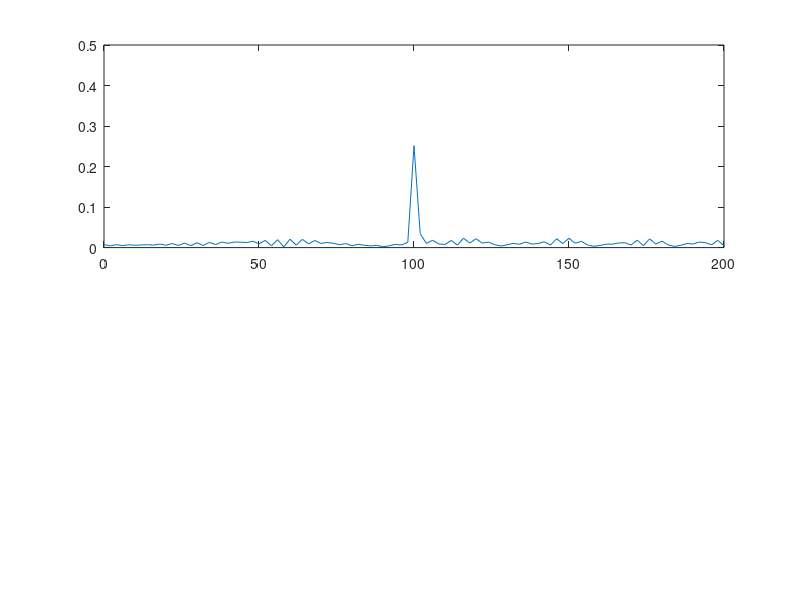
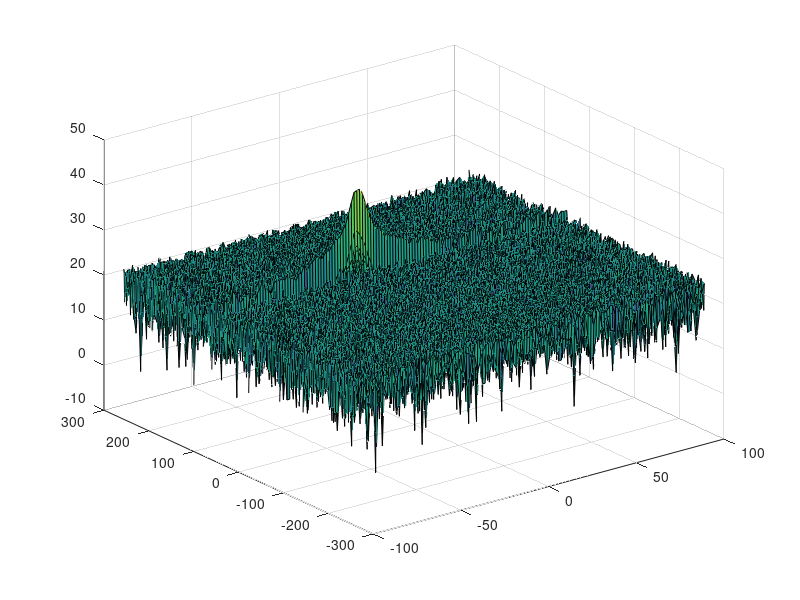
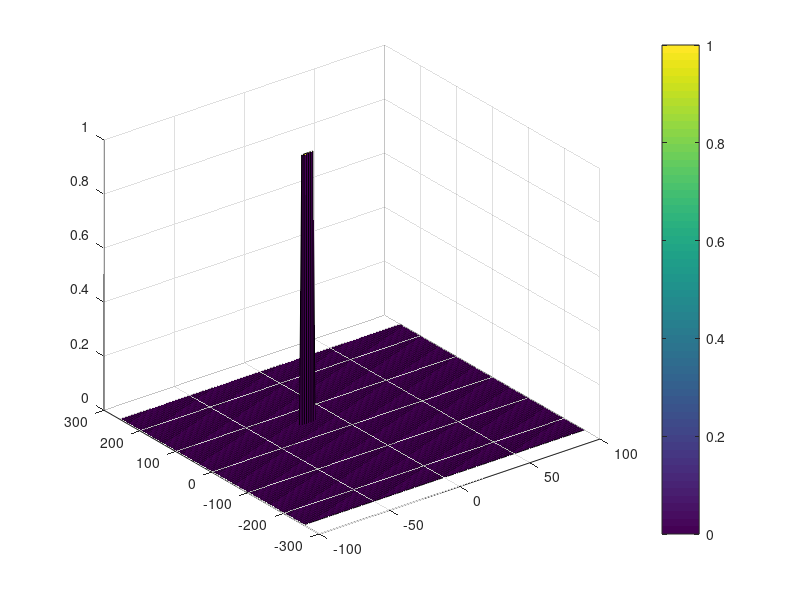

These figures' MATLAB source, in order:
clear all
clc;

%% Radar Specifications 
%%%%%%%%%%%%%%%%%%%%%%%%%%%
% Frequency of operation = 77GHz
% Max Range = 200m
% Range Resolution = 1 m
% Max Velocity = 100 m/s
%%%%%%%%%%%%%%%%%%%%%%%%%%%

%Operating carrier frequency of Radar 
fc= 77e9;             %carrier freq

maxR = 200;
rangeRes = 1;
maxV = 100;

%speed of light = 3e8
c = 3e8;

%% User Defined Range and Velocity of target
% *%TODO* :
% define the target's initial position and velocity. Note : Velocity
% remains contant

R = 100;
v = -42;
 
%% FMCW Waveform Generation

% *%TODO* :
%Design the FMCW waveform by giving the specs of each of its parameters.
% Calculate the Bandwidth (B), Chirp Time (Tchirp) and Slope (slope) of the FMCW
% chirp using the requirements above.

B = c / (2*rangeRes);
Tchirp = 5.5 * 2 * maxR / c;
slope = B/Tchirp;

                                                          
%The number of chirps in one sequence. Its ideal to have 2^ value for the ease of running the FFT
%for Doppler Estimation. 
Nd=128;                   % #of doppler cells OR #of sent periods % number of chirps

%The number of samples on each chirp. 
Nr=1024;                  %for length of time OR # of range cells

% Timestamp for running the displacement scenario for every sample on each
% chirp
t=linspace(0,Nd*Tchirp,Nr*Nd); %total time for samples


%Creating the vectors for Tx, Rx and Mix based on the total samples input.
Tx=zeros(1,length(t)); %transmitted signal
Rx=zeros(1,length(t)); %received signal
Mix = zeros(1,length(t)); %beat signal

%Similar vectors for range_covered and time delay.
r_t=zeros(1,length(t));
td=zeros(1,length(t));


%% Signal generation and Moving Target simulation
% Running the radar scenario over the time. 

%For each time stamp update the Range of the Target for constant velocity.
for i=1:length(t)         
    
    % signal time delay due to travel time
    tau = (R + v * t(i)) / c;
    
    % *%TODO* :
    %For each time sample we need update the transmitted and
    %received signal. 
    Tx(i) = cos( 2 * pi * ( fc * t(i) + slope * t(i)^2 / 2 ) );
    Rx (i) = cos( 2 * pi * (fc * (t(i) - tau) + slope * (t(i) - tau)^2 / 2 )  );
    
    % *%TODO* :
    %Now by mixing the Transmit and Receive generate the beat signal
    %This is done by element wise matrix multiplication of Transmit and
    %Receiver Signal
    Mix(i) = Tx(i) * Rx(i);
    
end

%% RANGE MEASUREMENT


 % *%TODO* :
%reshape the vector into Nr*Nd array. Nr and Nd here would also define the size of
%Range and Doppler FFT respectively.
Beat = reshape(Mix, [Nr, Nd]);

 % *%TODO* :
%run the FFT on the beat signal along the range bins dimension (Nr) and
%normalize.
fft_signal = fft(Beat) / Nr;

 % *%TODO* :
% Take the absolute value of FFT output
fft_signal_abs = abs(fft_signal);

 % *%TODO* :
% Output of FFT is double sided signal, but we are interested in only one side of the spectrum.
% Hence we throw out half of the samples.
fft_signal_cut = fft_signal_abs( 1 : Nr/2 );


%plotting the range
figure ('Name','Range from First FFT')
subplot(2,1,1)

 % *%TODO* :
 % plot FFT output 
f = Nr / length( fft_signal_cut ) * ( 0 : (Nr/2 - 1) );
plot(f, fft_signal_cut);
 
axis ([0 200 0 0.5]);



%% RANGE DOPPLER RESPONSE
% The 2D FFT implementation is already provided here. This will run a 2DFFT
% on the mixed signal (beat signal) output and generate a range doppler
% map.You will implement CFAR on the generated RDM


% Range Doppler Map Generation.

% The output of the 2D FFT is an image that has reponse in the range and
% doppler FFT bins. So, it is important to convert the axis from bin sizes
% to range and doppler based on their Max values.

Mix=reshape(Mix,[Nr,Nd]);

% 2D FFT using the FFT size for both dimensions.
sig_fft2 = fft2(Mix,Nr,Nd);

% Taking just one side of signal from Range dimension.
sig_fft2 = sig_fft2(1:Nr/2,1:Nd);
sig_fft2 = fftshift (sig_fft2);
RDM = abs(sig_fft2);
RDM = 10*log10(RDM) ;

%use the surf function to plot the output of 2DFFT and to show axis in both
%dimensions
doppler_axis = linspace(-100,100,Nd);
range_axis = linspace(-200,200,Nr/2)*((Nr/2)/400);
figure ('Name','2DFTT')
surf(doppler_axis,range_axis,RDM);

%% CFAR implementation

%Slide Window through the complete Range Doppler Map

% *%TODO* :
%Select the number of Guard Cells in both dimensions around the Cell under 
%test (CUT) for accurate estimation
Gr = 4;  % Guard cells (range dimension)
Gd = 1;  % Guard cells (doppler dimension)
Ng = (2 * Gr + 1) * (2 * Gd + 1) - 1;  % Total number of guard cells

% *%TODO* :
%Select the number of Training Cells in both the dimensions.
Tr = 12;  % Training (range dimension)
Td = 3;  % Training cells (doppler dimension)
Nt = (2 * Tr + 2 * Gr + 1) * (2 * Td + 2 * Gd + 1) - (Ng + 1);  % Total number of training cells

% *%TODO* :
% offset the threshold by SNR value in dB
offset = 10;

% *%TODO* :
%Create a vector to store noise_level for each iteration on training cells
noise_level = zeros(size(RDM));


% *%TODO* :
%design a loop such that it slides the CUT across range doppler map by
%giving margins at the edges for Training and Guard Cells.
%For every iteration sum the signal level within all the training
%cells. To sum convert the value from logarithmic to linear using db2pow
%function. Average the summed values for all of the training
%cells used. After averaging convert it back to logarithimic using pow2db.
%Further add the offset to it to determine the threshold. Next, compare the
%signal under CUT with this threshold. If the CUT level > threshold assign
%it a value of 1, else equate it to 0.
CFAR = zeros(size(RDM));

for ind_r = Tr + Gr + 1 : Nr/2 - Tr - Gr
    for ind_d = Td + Gd + 1 : Nd - Td - Gd

       % Use RDM[x,y] as the matrix from the output of 2D FFT for implementing
       % CFAR
        training_db = RDM(ind_r - Tr - Gr : ind_r + Tr + Gr, ind_d - Td - Gd : ind_d + Td + Gd);
        % Set guard and CUT cells to zero
        training_db(ind_r - Gr : ind_r + Gr, ind_d - Gd : ind_d + Gd) = 0;
        % Convert decibel measurements to power
        training_w = db2pow(training_db);
        % Calculate the training mean
        train_avg_w = sum(sum(training_w)) / Nt;
        % Revert average power to decibels
        train_avg_db = pow2db(train_avg_w);
        % Use the offset to determine the SNR threshold
        snr_thresh = train_avg_db + offset;
        noise_level(ind_r, ind_d) = snr_thresh;
        % Apply the threshold to the CUT
        if RDM(ind_r, ind_d) > snr_thresh
            CFAR(ind_r, ind_d) = 1;
        end

    end
end

% *%TODO* :
% The process above will generate a thresholded block, which is smaller 
%than the Range Doppler Map as the CUT cannot be located at the edges of
%matrix. Hence,few cells will not be thresholded. To keep the map size same
% set those values to 0. 

% Since CFAR matrix was initialized with zero edge cases already has value
% of 0. But if another initialization was used (e.g. random) then block 
% below has to be used.
%
%for ind_r = 1 : Tr + Gr
%    for ind_d = 1 : Td + Gd
%        CFAR(ind_r, ind_d) = 0;
%    end
%    for ind_d = Nd - Td - Gd : Nd
%        CFAR(ind_r, ind_d) = 0;
%    end
%end

%for ind_r = Nr/2 - Tr - Gr : Nr/2
%    for ind_d = 1 : Td + Gd
%        CFAR(ind_r, ind_d) = 0;
%    end
%    for ind_d = Nd - Td - Gd : Nd
%        CFAR(ind_r, ind_d) = 0;
%    end
%end


% *%TODO* :
%display the CFAR output using the Surf function like we did for Range
%Doppler Response output.
figure ('Name','CFAR')
surf(doppler_axis,range_axis,CFAR);
colorbar;


 
 